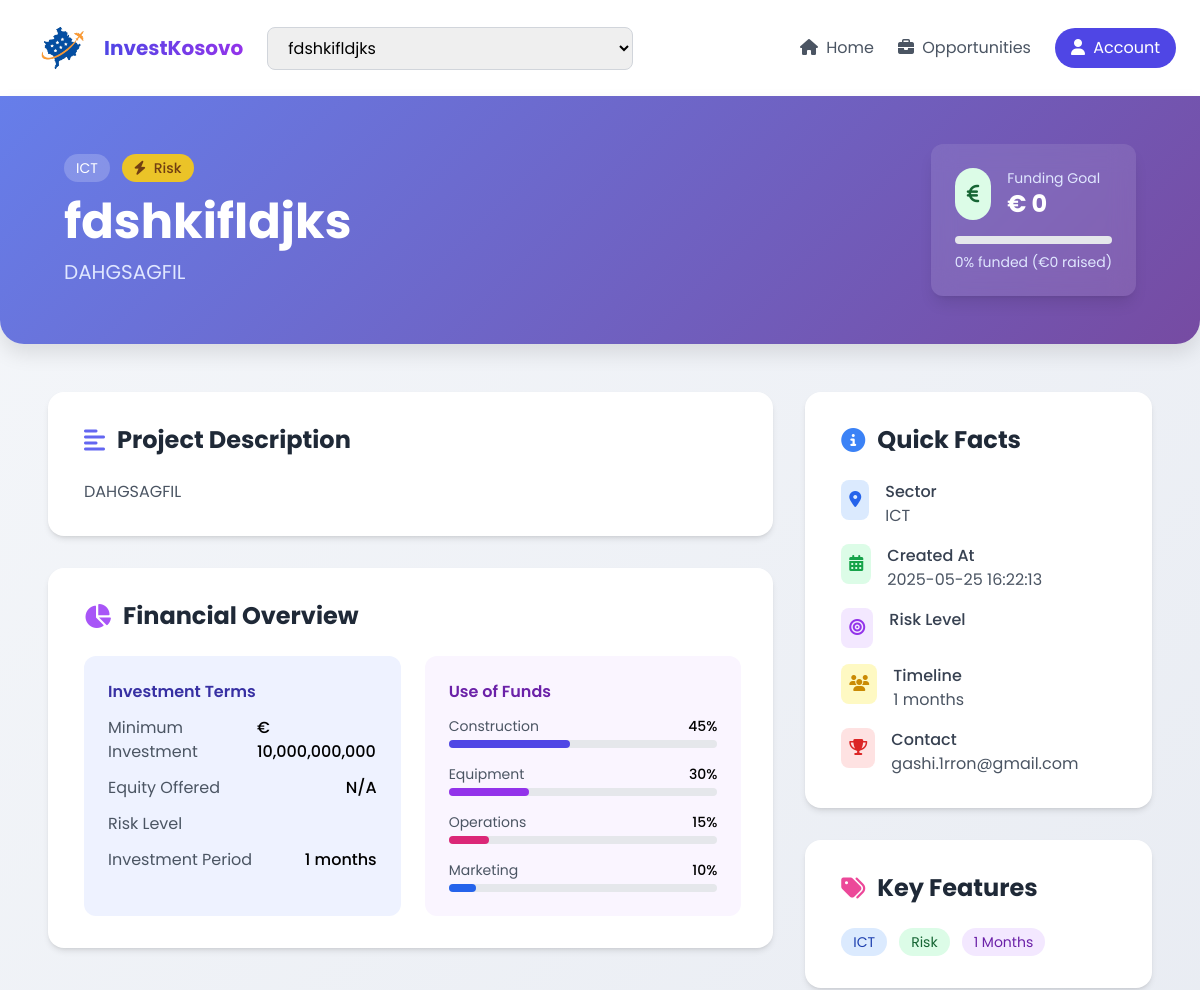
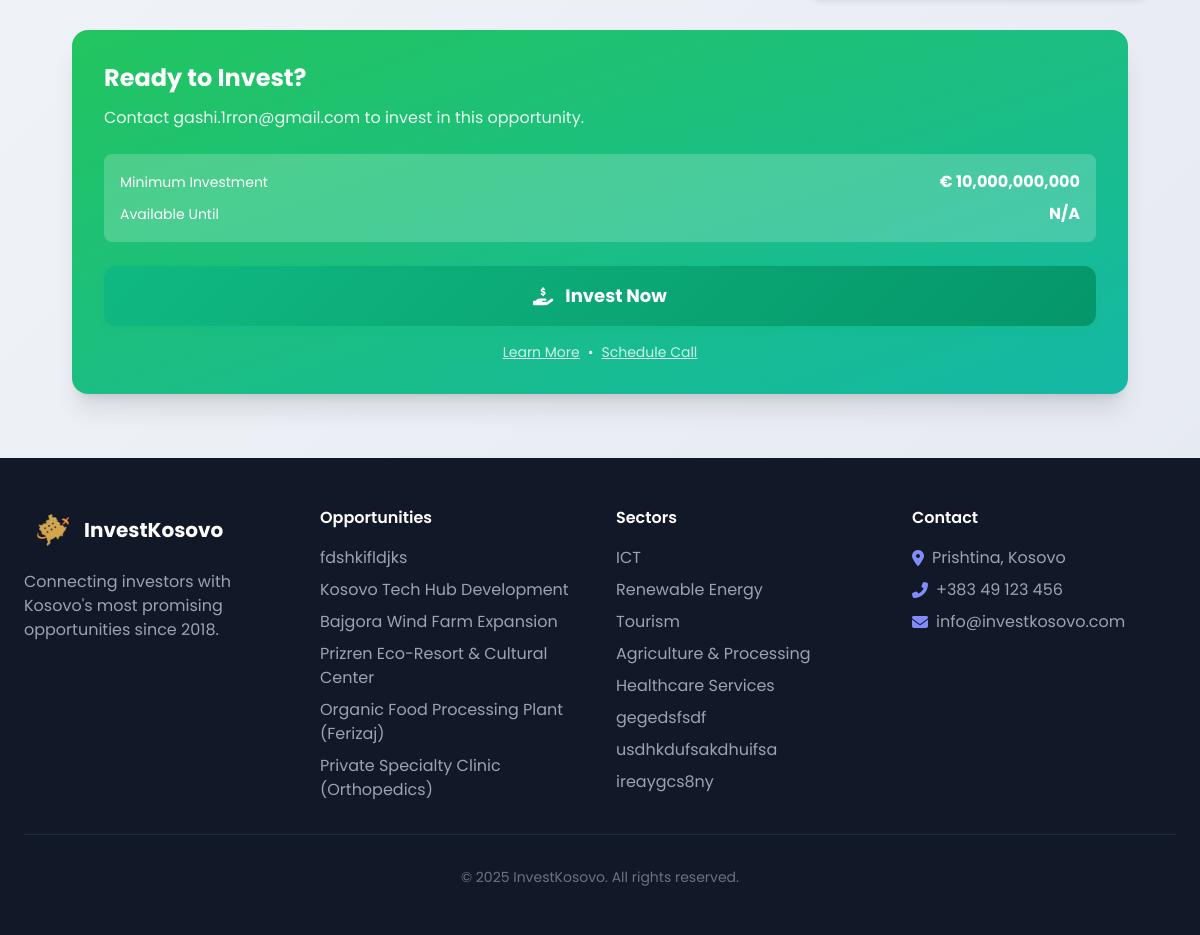
Screenshot of /opportunity-detail.php with the database file from the repository (2 pictures, top to bottom).
### tables this page shows
CREATE TABLE `investment_opportunities` (
  `opportunity_id` int(11) NOT NULL,
  `title` varchar(150) NOT NULL,
  `sector_id` int(11) DEFAULT NULL,
  `capital_min` decimal(15,2) NOT NULL,
  `capital_max` decimal(15,2) NOT NULL,
  `risk_level` enum('low','medium','high') NOT NULL,
  `timeline_months` int(11) NOT NULL,
  `description` text NOT NULL,
  `contact_email` varchar(150) NOT NULL,
  `created_at` datetime DEFAULT current_timestamp(),
  `money_raised` decimal(15,2) DEFAULT 0.00,
  `goal` decimal(15,2) DEFAULT 0.00
);

CREATE TABLE `sectors` (
  `sector_id` int(11) NOT NULL,
  `name` varchar(100) NOT NULL,
  `description` text DEFAULT NULL
);

### opportunity-detail.php (the view, shortened to what the rows shown need)
<?php
include_once('config.php');
$opps = [];
$opps_q = $pdo->query("SELECT opportunity_id, title FROM investment_opportunities ORDER BY created_at DESC");
while ($row = $opps_q->fetch(PDO::FETCH_ASSOC)) {
    $opps[] = $row;
}
$selected_id = isset($_GET['id']) ? intval($_GET['id']) : (count($opps) ? $opps[0]['opportunity_id'] : 0);
$opp = null;
if ($selected_id) {
    $opp_q = $pdo->prepare("SELECT io.*, s.name as sector_name, s.description as sector_desc FROM investment_opportunities io LEFT JOIN sectors s ON io.sector_id = s.sector_id WHERE io.opportunity_id=?");
    $opp_q->bindParam(1, $selected_id, PDO::PARAM_INT);
    $opp_q->execute();
    $opp = $opp_q->fetch(PDO::FETCH_ASSOC);
}
?>
<!DOCTYPE html>
<html lang="en">
<head>
    <script src="https://cdn.tailwindcss.com"></script>
    <link rel="stylesheet" href="https://cdnjs.cloudflare.com/ajax/libs/font-awesome/6.4.0/css/all.min.css">
</head>
<body class="min-h-screen">
    <div class="opportunity-header rounded-b-3xl text-white py-12 px-8 md:px-16 mb-12 fade-in">
        <div class="max-w-6xl mx-auto">
            <div class="flex flex-col md:flex-row justify-between items-start md:items-center">
                <div class="mb-6 md:mb-0">
                    <div class="flex items-center mb-4">
                        <span class="bg-white bg-opacity-20 px-3 py-1 rounded-full text-sm mr-3"><?= htmlspecialchars($opp['sector_name'] ?? 'N/A') ?></span>
                        <span class="bg-yellow-400 bg-opacity-90 text-yellow-900 px-3 py-1 rounded-full text-sm font-medium">
                            <i class="fas fa-bolt mr-1"></i> <?= ucfirst($opp['risk_level'] ?? 'N/A') ?> Risk
                        </span>
                    </div>
                    <h1 class="text-4xl md:text-5xl font-bold mb-3"><?= htmlspecialchars($opp['title'] ?? 'Opportunity') ?></h1>
                    <p class="text-xl text-indigo-100 max-w-3xl"><?= htmlspecialchars($opp['description'] ?? '') ?></p>
                </div>
                <div class="bg-white bg-opacity-10 backdrop-blur-md rounded-xl p-6 shadow-lg floating">
                    <div class="flex items-center mb-4">
                        <div class="bg-green-100 text-green-800 p-3 rounded-full mr-4">
                        </div>
                        <div>
                            <p class="text-sm text-indigo-100">Funding Goal</p>
                            <p class="text-2xl font-bold">€
                                <?= number_format($opp['goal'] ?? 0, 0, '.', ',') ?>
                            </p>
                        </div>
                    </div>
                    <div class="w-full bg-gray-200 rounded-full h-2 mb-2">
                        <?php
                        $moneyRaised = isset($opp['money_raised']) ? (float)$opp['money_raised'] : 0;
                        $goal = isset($opp['goal']) ? (float)$opp['goal'] : 0;
                        $percent = ($goal > 0) ? min(100, round(($moneyRaised / $goal) * 100)) : 0;
                        $raised = $moneyRaised;
                        ?>
                    </div>
                    <p class="text-sm text-indigo-100 text-right"><?= $percent ?>% funded (€<?= number_format($raised, 0, '.', ',') ?> raised)</p>
                </div>
            </div>
        </div>
    </div>
    <div class="max-w-6xl mx-auto px-6 pb-16">
        <div class="grid grid-cols-1 lg:grid-cols-3 gap-8">
            <div class="lg:col-span-2 space-y-8">
                <div class="bg-white rounded-2xl shadow-md p-8 detail-card fade-in" style="animation-delay: 0.4s;">
                    <h2 class="text-2xl font-bold text-gray-800 mb-6 flex items-center">
                        <i class="fas fa-align-left text-indigo-500 mr-3"></i> Project Description
                    </h2>
                    <div class="prose max-w-none text-gray-600">
                        <p><?= nl2br(htmlspecialchars($opp['description'] ?? '')) ?></p>
                    </div>
                </div>
                <div class="bg-white rounded-2xl shadow-md p-8 detail-card fade-in" style="animation-delay: 0.6s;">
                    <h2 class="text-2xl font-bold text-gray-800 mb-6 flex items-center">
                        <i class="fas fa-chart-pie text-purple-500 mr-3"></i> Financial Overview
                    </h2>
                    <div class="grid grid-cols-1 md:grid-cols-2 gap-6">
                        <div class="bg-indigo-50 rounded-xl p-6">
                            <div class="space-y-3">
                                <div class="flex justify-between">
                                    <span class="text-gray-600">Minimum Investment</span>
                                    <span class="font-medium">€
                                        <?= number_format($opp['capital_min'] ?? 0, 0, '.', ',') ?>
                                    </span>
                                </div>
                                <div class="flex justify-between">
                                    <span class="text-gray-600">Investment Period</span>
                                    <span class="font-medium"><?= $opp['timeline_months'] ?? 'N/A' ?> months</span>
                                </div>
                            </div>
                        </div>
                    </div>
                </div>
            </div>
            <div class="space-y-8">
                <div class="bg-white rounded-2xl shadow-md p-8 detail-card fade-in" style="animation-delay: 0.3s;">
                    <h2 class="text-2xl font-bold text-gray-800 mb-6 flex items-center">
                        <i class="fas fa-info-circle text-blue-500 mr-3"></i> Quick Facts
                    </h2>
                    <div class="space-y-4">
                        <div class="flex items-start">
                            <div>
                                <h4 class="font-medium text-gray-700">Sector</h4>
                                <p class="text-gray-600"><?= htmlspecialchars($opp['sector_name'] ?? 'N/A') ?></p>
                            </div>
                        </div>
                        <div class="flex items-start">
                            <div>
                                <h4 class="font-medium text-gray-700">Created At</h4>
                                <p class="text-gray-600"><?= htmlspecialchars($opp['created_at'] ?? 'N/A') ?></p>
                            </div>
                        </div>
                        <div class="flex items-start">
                            <div>
                                <h4 class="font-medium text-gray-700">Timeline</h4>
                                <p class="text-gray-600"><?= $opp['timeline_months'] ?? 'N/A' ?> months</p>
                            </div>
                        </div>
                        <div class="flex items-start">
                            <div>
                                <h4 class="font-medium text-gray-700">Contact</h4>
                                <p class="text-gray-600"><?= htmlspecialchars($opp['contact_email'] ?? 'N/A') ?></p>
                            </div>
                        </div>
                    </div>
                </div>
                <div class="bg-white rounded-2xl shadow-md p-8 detail-card fade-in" style="animation-delay: 0.5s;">
                    <h2 class="text-2xl font-bold text-gray-800 mb-6 flex items-center">
                        <i class="fas fa-tags text-pink-500 mr-3"></i> Key Features
                    </h2>
                    <div class="flex flex-wrap gap-3">
                        <span class="tag bg-blue-100 text-blue-800 px-3 py-1 rounded-full text-sm"><?= htmlspecialchars($opp['sector_name'] ?? 'N/A') ?></span>
                        <span class="tag bg-green-100 text-green-800 px-3 py-1 rounded-full text-sm"><?= ucfirst($opp['risk_level'] ?? 'N/A') ?> Risk</span>
                        <span class="tag bg-purple-100 text-purple-800 px-3 py-1 rounded-full text-sm"><?= $opp['timeline_months'] ?? 'N/A' ?> Months</span>
                    </div>
                </div>
            </div>
        </div>
        <div class="mt-8 px-6">
            <div class="bg-gradient-to-br from-green-500 to-teal-500 rounded-2xl shadow-xl p-8 text-white fade-in pulse w-full"
                 style="max-width:100%;">
                <h2 class="text-2xl font-bold mb-3">Ready to Invest?</h2>
                <p class="mb-6 opacity-90">Contact <?= htmlspecialchars($opp['contact_email'] ?? 'N/A') ?> to invest in this opportunity.</p>
                <div class="bg-white bg-opacity-20 rounded-lg p-4 mb-6">
                    <div class="flex justify-between items-center mb-2">
                        <span class="text-sm">Minimum Investment</span>
                        <span class="font-bold">€
                            <?= number_format($opp['capital_min'] ?? 0, 0, '.', ',') ?>
                        </span>
                    </div>
                    <div class="flex justify-between items-center">
                    </div>
                </div>
                <a href="invest.php" class="invest-button w-full py-4 rounded-xl font-bold text-lg flex items-center justify-center">
                    <i class="fas fa-hand-holding-usd mr-3"></i> Invest Now
                </a>
                <div class="mt-4 flex justify-center space-x-2 text-sm">
                    <a href="#" class="text-white opacity-80 hover:opacity-100 underline">Learn More</a>
                    <span>•</span>
                    <a href="#" class="text-white opacity-80 hover:opacity-100 underline">Schedule Call</a>
                </div>
            </div>
        </div>
    </div>
    <footer class="bg-gray-900 text-white py-12 px-6">
        <div class="max-w-6xl mx-auto grid grid-cols-1 md:grid-cols-4 gap-8">
            <div>
                <ul class="space-y-2 text-gray-400">
                    <?php
                        try {
                            $stmtOpp = $pdo->query("SELECT io.*, s.name as sector_name FROM investment_opportunities io LEFT JOIN sectors s ON io.sector_id = s.sector_id ORDER BY io.created_at DESC LIMIT 6");
                            $opportunities = $stmtOpp->fetchAll(PDO::FETCH_ASSOC);
                        } catch (PDOException $e) {
                            $opportunities = [];
                        }
                        foreach ($opportunities as $o):
                    ?>
                        <li>
                            <a href="opportunity-detail.php?id=<?= $o['opportunity_id'] ?>" class="hover:text-white transition-colors">
                                <?= htmlspecialchars($o['title']) ?>
                            </a>
                        </li>
                    <?php endforeach; ?>
                </ul>
            </div>
            <div>
                <ul class="space-y-2 text-gray-400">
                    <?php
                        try {
                            $stmt = $pdo->query("SELECT * FROM sectors");
                            $sectors = $stmt->fetchAll(PDO::FETCH_ASSOC);
                        } catch (PDOException $e) {
                            echo "Error: " . $e->getMessage();
                        }
                    ?>
                    <?php foreach ($sectors as $s): ?>
                    <li>
                        <a href="sector-detail.php?id=<?= $s['sector_id'] ?>" class="hover:text-white transition-colors">
                            <?= htmlspecialchars($s['name']) ?>
                        </a>
                    <?php endforeach; ?>
                </ul>
            </div>
        </div>
    </footer>
</body>
</html>

### rows the page displays
investment_opportunities: sector.name "ICT", title "fdshkifldjks", description "DAHGSAGFIL", goal "0", money_raised "0", capital_min "10,000,000,000", timeline_months "1", created_at "2025-05-25 16:22:13", contact_email "gashi.1rron@gmail.com"
investment_opportunities: title "Kosovo Tech Hub Development"
investment_opportunities: title "Bajgora Wind Farm Expansion"
investment_opportunities: title "Prizren Eco-Resort & Cultural Center"
investment_opportunities: title "Organic Food Processing Plant (Ferizaj)"
investment_opportunities: title "Private Specialty Clinic (Orthopedics)"
sectors: name "ICT"
sectors: name "Renewable Energy"
sectors: name "Tourism"
sectors: name "Agriculture & Processing"
sectors: name "Healthcare Services"
sectors: name "gegedsfsdf"
sectors: name "usdhkdufsakdhuifsa"
sectors: name "ireaygcs8ny"

### other values shown
form field id "fdshkifldjks"
